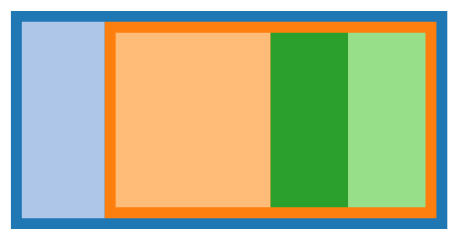

Describe this chart as a Vega-Lite specification.
### Vega specification from a JSON file in a GitHub repository (floating-point values rounded to 4 significant figures)
{"$schema": "https://vega.github.io/schema/vega/v6.json", "width": 200, "height": 100, "padding": 5, "signals": [{"name": "method", "value": "squarify", "bind": {"input": "select", "options": ["squarify", "resquarify", "binary", "dice", "slice", "slicedice"]}}, {"name": "ratio", "value": 1.611, "bind": {"input": "range", "min": 0, "max": 10, "step": 0.01}}, {"name": "paddingInner", "value": 0, "bind": {"input": "range", "min": 0, "max": 10, "step": 1}}, {"name": "paddingOuter", "value": 5, "bind": {"input": "range", "min": 0, "max": 15, "step": 1}}, {"name": "round", "value": false, "bind": {"input": "checkbox"}}], "data": [{"name": "tree", "values": [{"id": "A", "parent": null, "value": 0}, {"id": "B", "parent": "A", "value": 1}, {"id": "C", "parent": "A", "value": 0}, {"id": "D", "parent": "C", "value": 2}, {"id": "E", "parent": "C", "value": 1}, {"id": "F", "parent": "C", "value": 1}], "transform": [{"type": "stratify", "key": "id", "parentKey": "parent"}, {"type": "treemap", "field": "value", "method": {"signal": "method"}, "ratio": {"signal": "ratio"}, "paddingInner": {"signal": "paddingInner"}, "paddingOuter": {"signal": "paddingOuter"}, "round": {"signal": "round"}, "size": [{"signal": "width"}, {"signal": "height"}]}]}], "scales": [{"name": "color", "type": "ordinal", "range": {"scheme": "category20"}}], "marks": [{"type": "rect", "from": {"data": "tree"}, "encode": {"enter": {"fill": {"scale": "color", "field": "id"}}, "update": {"x": {"field": "x0"}, "x2": {"field": "x1"}, "y": {"field": "y0"}, "y2": {"field": "y1"}}}}]}
